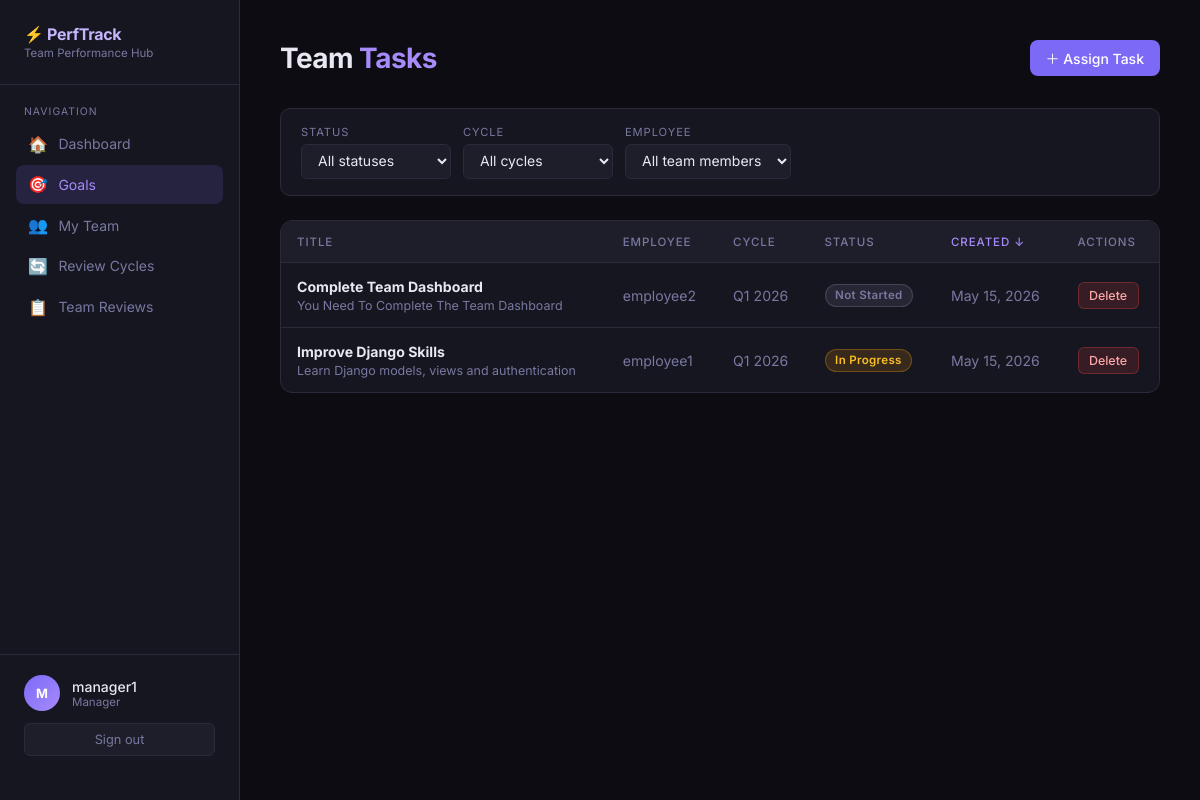
The app's page /goals/ (signed in), older data.
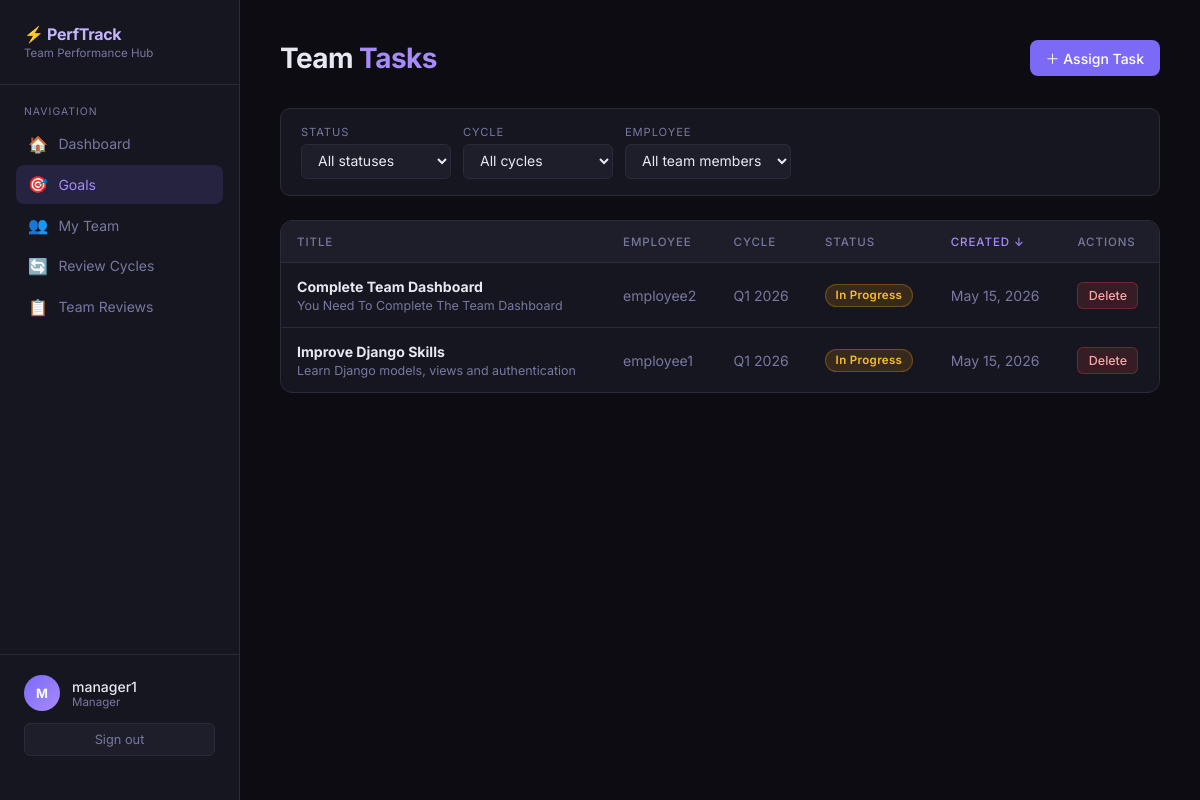
The same page, newer data.
### users/models.py (models this page shows, shortened)
class User(AbstractUser):
    ROLE_CHOICES = (
        ('EMPLOYEE', 'Employee'),
        ('MANAGER', 'Manager'),
    )
    role = models.CharField(
        max_length=20,
        choices=ROLE_CHOICES,
        default='EMPLOYEE'
    )
    manager = models.ForeignKey(
        'self',
        null=True,
        blank=True,
        on_delete=models.SET_NULL,
        related_name='team_members'
    )

### goals/models.py (models this page shows, shortened)
class Goal(models.Model):
    STATUS_CHOICES = (
        ('NOT_STARTED', 'Not Started'),
        ('IN_PROGRESS', 'In Progress'),
        ('COMPLETED', 'Completed'),
    )
    employee = models.ForeignKey(
        settings.AUTH_USER_MODEL,
        on_delete=models.CASCADE
    )
    review_cycle = models.ForeignKey(
        ReviewCycle,
        on_delete=models.CASCADE
    )
    title = models.CharField(max_length=255)
    description = models.TextField(blank=True)
    status = models.CharField(
        max_length=20,
        choices=STATUS_CHOICES,
        default='NOT_STARTED'
    )
    created_at = models.DateTimeField(auto_now_add=True)
    updated_at = models.DateTimeField(auto_now=True)

### cycles/models.py (models this page shows, shortened)
class ReviewCycle(models.Model):
    STATUS_CHOICES = (
        ('OPEN', 'Open'),
        ('UNDER_REVIEW', 'Under Review'),
        ('CLOSED', 'Closed'),
    )
    title = models.CharField(max_length=255)
    start_date = models.DateField()
    end_date = models.DateField()
    status = models.CharField(
        max_length=20,
        choices=STATUS_CHOICES,
        default='OPEN'
    )
    created_by = models.ForeignKey(
        settings.AUTH_USER_MODEL,
        on_delete=models.CASCADE
    )
    created_at = models.DateTimeField(auto_now_add=True)

### goals/views.py (the view)
# urls.py: path('',                        views.goal_list,          name='goal_list'),
@login_required
def goal_list(request):
    user = request.user
    if user.role == 'MANAGER':
        employee_pk = request.GET.get('employee')
        if employee_pk:
            qs = Goal.objects.filter(employee__pk=employee_pk, employee__manager=user)
        else:
            qs = Goal.objects.filter(employee__manager=user)
    else:
        qs = Goal.objects.filter(employee=user)
    qs = qs.select_related('review_cycle', 'employee')
    status_filter = request.GET.get('status', '')
    cycle_filter  = request.GET.get('cycle', '')
    if status_filter:
        qs = qs.filter(status=status_filter)
    if cycle_filter:
        qs = qs.filter(review_cycle__pk=cycle_filter)
    sort = request.GET.get('sort', '-created_at')
    allowed_sorts = {
        'title': 'title', '-title': '-title',
        'status': 'status', '-status': '-status',
        'created_at': 'created_at', '-created_at': '-created_at',
        'cycle': 'review_cycle__title', '-cycle': '-review_cycle__title',
    }
    qs = qs.order_by(allowed_sorts.get(sort, '-created_at'))
    paginator  = Paginator(qs, 10)
    page_obj   = paginator.get_page(request.GET.get('page', 1))
    cycles        = ReviewCycle.objects.order_by('-start_date')
    direct_reports = user.team_members.all() if user.role == 'MANAGER' else []
    return render(request, 'goals/goal_list.html', {
        'page_obj':       page_obj,
        'cycles':         cycles,
        'direct_reports': direct_reports,
        'status_filter':  status_filter,
        'cycle_filter':   cycle_filter,
        'sort':           sort,
        'status_choices': Goal.STATUS_CHOICES,
    })

### templates/goals/goal_list.html (shortened to what this page needs)
{% extends "base.html" %}
{% block nav_goals %}active{% endblock %}
{% block content %}
<div class="page-header">
    <h1 class="page-title">{% if request.user.role == 'MANAGER' %}Team <span>Tasks</span>{% else %}My <span>Goals</span>{% endif %}</h1>
    {% if request.user.role == 'MANAGER' %}
    <a href="{% url 'assign_task' %}" class="btn btn-primary">＋ Assign Task</a>
    {% else %}
    <a href="{% url 'create_goal' %}" class="btn btn-primary">＋ New Goal</a>
    {% endif %}
</div>
<form method="get" class="filter-bar">
    <div class="filter-group">
        <label>Status</label>
        <select name="status" onchange="this.form.submit()">
            <option value="">All statuses</option>
        </select>
    </div>
    <div class="filter-group">
        <label>Cycle</label>
        <select name="cycle" onchange="this.form.submit()">
            <option value="">All cycles</option>
        </select>
    </div>
    {% if direct_reports %}
    <div class="filter-group">
        <label>Employee</label>
        <select name="employee" onchange="this.form.submit()">
            <option value="">All team members</option>
        </select>
    </div>
    {% endif %}
</form>
<div class="table-wrap">
    {% if page_obj.object_list %}
    <table>
        <thead>
            <tr>
                <th>
                    <a href="?status={{ status_filter }}&cycle={{ cycle_filter }}&sort={% if sort == 'title' %}-title{% else %}title{% endif %}"
                       class="{% if sort == 'title' or sort == '-title' %}active{% endif %}">
                        Title {% if sort == 'title' %}↑{% elif sort == '-title' %}↓{% endif %}
                    </a>
                </th>
                {% if request.user.role == 'MANAGER' %}<th>Employee</th>{% endif %}
                <th>
                    <a href="?status={{ status_filter }}&cycle={{ cycle_filter }}&sort={% if sort == 'cycle' %}-cycle{% else %}cycle{% endif %}"
                       class="{% if sort == 'cycle' or sort == '-cycle' %}active{% endif %}">
                        Cycle {% if sort == 'cycle' %}↑{% elif sort == '-cycle' %}↓{% endif %}
                    </a>
                </th>
                <th>
                    <a href="?status={{ status_filter }}&cycle={{ cycle_filter }}&sort={% if sort == 'status' %}-status{% else %}status{% endif %}"
                       class="{% if sort == 'status' or sort == '-status' %}active{% endif %}">
                        Status {% if sort == 'status' %}↑{% elif sort == '-status' %}↓{% endif %}
                    </a>
                </th>
                <th>
                    <a href="?status={{ status_filter }}&cycle={{ cycle_filter }}&sort={% if sort == 'created_at' %}-created_at{% else %}created_at{% endif %}"
                       class="{% if sort == 'created_at' or sort == '-created_at' %}active{% endif %}">
                        Created {% if sort == 'created_at' %}↑{% elif sort == '-created_at' %}↓{% endif %}
                    </a>
                </th>
                <th>Actions</th>
            </tr>
        </thead>
        <tbody>
            {% for goal in page_obj.object_list %}
            <tr>
                <td>
                    <strong>{{ goal.title }}</strong>
                    {% if goal.description %}<p class="muted" style="font-size:0.78rem;margin-top:0.2rem;">{{ goal.description|truncatechars:80 }}</p>{% endif %}
                </td>
                {% if request.user.role == 'MANAGER' %}<td class="muted">{{ goal.employee.username }}</td>{% endif %}
                <td class="muted">{{ goal.review_cycle.title }}</td>
                <td><span class="badge badge-{{ goal.status|lower }}">{{ goal.get_status_display }}</span></td>
                <td class="muted" style="white-space:nowrap;">{{ goal.created_at|date:"M j, Y" }}</td>
                <td>
                    {% if request.user == goal.employee %}
                    <div style="display:flex;gap:0.4rem;flex-wrap:wrap;">
                        <a href="{% url 'update_goal_status' goal.pk %}" class="btn btn-primary btn-sm">Update Status</a>
                        {% if goal.review_cycle.status == 'OPEN' %}
                        <a href="{% url 'edit_goal' goal.pk %}" class="btn btn-ghost btn-sm">Edit</a>
                        <a href="{% url 'delete_goal' goal.pk %}" class="btn btn-danger btn-sm">Delete</a>
                        {% endif %}
                    </div>
                    {% elif request.user.role == 'MANAGER' %}
                    <div style="display:flex;gap:0.4rem;">
                        {% if goal.review_cycle.status == 'OPEN' %}
                        <a href="{% url 'delete_goal' goal.pk %}" class="btn btn-danger btn-sm">Delete</a>
                        {% endif %}
                    </div>
                    {% else %}
                    <span class="muted" style="font-size:0.78rem;">—</span>
                    {% endif %}
                </td>
            </tr>
            {% endfor %}
        </tbody>
    </table>
    {% endif %}
</div>
{% endblock %}

### templates/base.html (shortened to what this page needs)
<!DOCTYPE html>
<html lang="en">
<head>
</head>
<body>
    <div class="layout">
        <aside class="sidebar">
            <div class="sidebar-logo">
                <div class="brand">⚡ PerfTrack</div>
                <div class="brand-sub">Team Performance Hub</div>
            </div>
            <div class="nav-section">
                <div class="nav-label">Navigation</div>
                <a href="/" class="nav-item {% block nav_dashboard %}{% endblock %}">
                    <span class="icon">🏠</span> Dashboard
                </a>
                <a href="/goals/" class="nav-item {% block nav_goals %}{% endblock %}">
                    <span class="icon">🎯</span> Goals
                </a>
                {% if request.user.role == 'MANAGER' %}
                <a href="/team/" class="nav-item {% block nav_team %}{% endblock %}">
                    <span class="icon">👥</span> My Team
                </a>
                {% endif %}
                <a href="/cycles/" class="nav-item {% block nav_cycles %}{% endblock %}">
                    <span class="icon">🔄</span> Review Cycles
                </a>
                {% if request.user.role == 'MANAGER' %}
                <a href="/reviews/" class="nav-item {% block nav_reviews %}{% endblock %}">
                    <span class="icon">📋</span> Team Reviews
                </a>
                {% endif %}
            </div>
            <div class="sidebar-footer">
                <div class="user-info">
                    <div class="avatar">{{ request.user.username|first|upper }}</div>
                    <div>
                        <div class="user-name">{{ request.user.username }}</div>
                        <div class="user-role">
                            {% if request.user.is_superuser %}Admin
                            {% elif request.user.role == 'MANAGER' %}Manager
                            {% else %}Employee{% endif %}
                        </div>
                    </div>
                </div>
                <form method="post" action="/logout/">
                    <button type="submit" class="logout-btn">Sign out</button>
                </form>
            </div>
        </aside>
        <main class="main">
            {% block content %}{% endblock %}
        </main>
    </div>
</body>
</html>

Row changes from the older to the newer data that the page shows:
changed Goal "Complete Team Dashboard": status "Not Started" → "In Progress"
